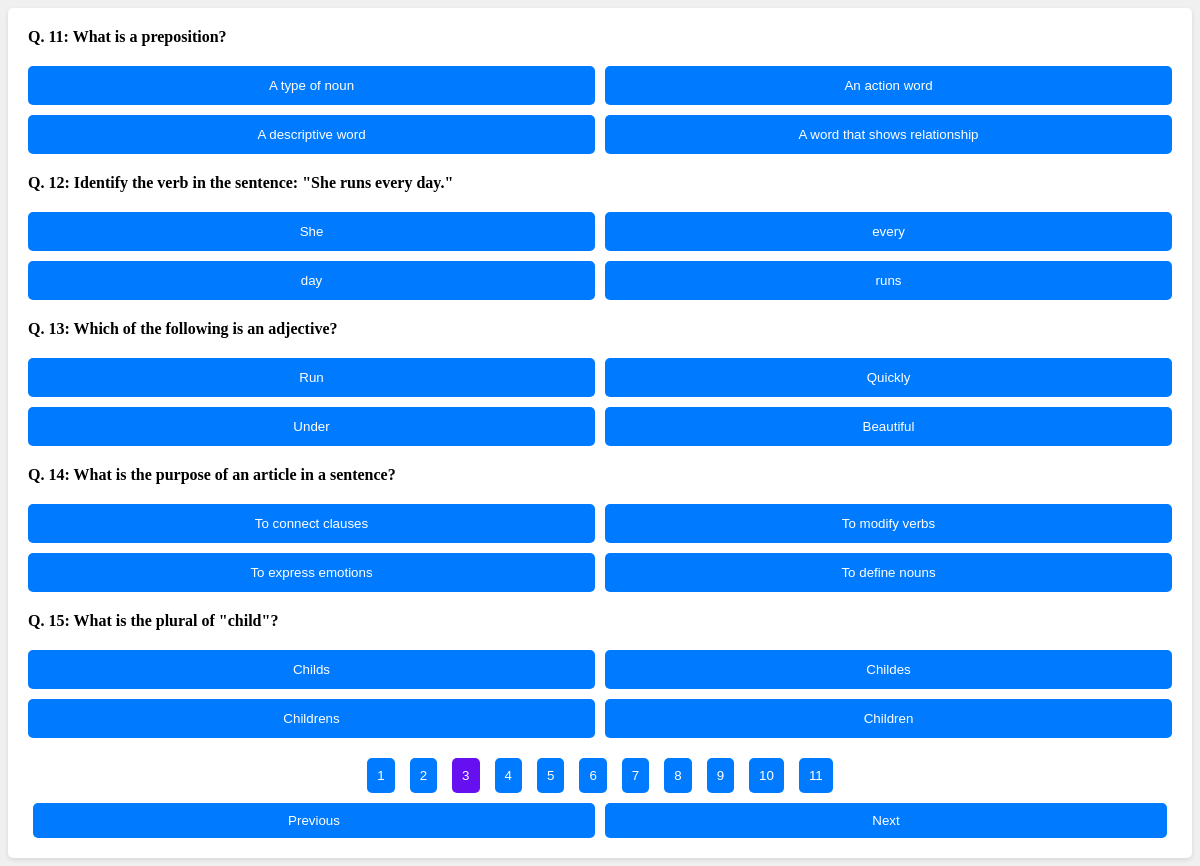
Screenshot of /quiz?page=3 with the database file from the repository.
### tables this page shows
CREATE TABLE questions (
    id INTEGER PRIMARY KEY AUTOINCREMENT,
    subject_id INTEGER NOT NULL,
    topic_id INTEGER NOT NULL,
    subtopic_id INTEGER,
    question TEXT NOT NULL,
    answer TEXT NOT NULL,
    option1 TEXT NOT NULL,
    option2 TEXT NOT NULL,
    option3 TEXT NOT NULL,
    hints TEXT,
    explanation TEXT,
    FOREIGN KEY (subject_id) REFERENCES subjects(id),
    FOREIGN KEY (topic_id) REFERENCES topics(id),
    FOREIGN KEY (subtopic_id) REFERENCES subtopics(id)
);

### app.py (the view)
@app.route("/quiz", methods=["GET"])
def quiz():
    page = int(request.args.get('page', 1))
    limit = 5
    offset = (page - 1) * limit
    conn = get_db_connection()
    questions = conn.execute('SELECT id, question, option1, option2, option3, answer FROM questions LIMIT ? OFFSET ?', (limit, offset)).fetchall()
    total_questions = conn.execute('SELECT COUNT(*) FROM questions').fetchone()[0]
    conn.close()
    return render_template("quiz.html", questions=questions, current_page=page, total_questions=total_questions)

### app.py (called while the page is built)
def get_db_connection():
    conn = sqlite3.connect('test2.db')
    conn.row_factory = sqlite3.Row
    return conn

### templates/quiz.html (shortened to what this page needs)
<!DOCTYPE html>
<html lang="en">
<head>
    <link rel="stylesheet" href="{{ url_for('static', filename='style.css') }}">
</head>
<body>
    <div class="quiz-container">
        <div id="questions">
            {% for question in questions %}
                <div class="question">
                    <strong class="question-text">Q. {{ loop.index + (current_page - 1) * 5 }}: {{ question.question }}</strong>
                    <button onclick="submitAnswer({{ question.id }}, '{{ question.option1 }}', this)">{{ question.option1 }}</button>
                    <button onclick="submitAnswer({{ question.id }}, '{{ question.option2 }}', this)">{{ question.option2 }}</button>
                    <button onclick="submitAnswer({{ question.id }}, '{{ question.option3 }}', this)">{{ question.option3 }}</button>
                    <button onclick="submitAnswer({{ question.id }}, '{{ question.answer }}', this)">{{ question.answer }}</button>
                </div>
            {% endfor %}
        </div>
        <div id="pagination" class="pagination">
            <span id="page-numbers">
                {% for page in range(1, (total_questions // 5) + 2) %}
                    <button onclick="location.href='/quiz?page={{ page }}'" {% if page == current_page %}class="current"{% endif %}>{{ page }}</button>
                {% endfor %}
            </span>
            <div class="nav-buttons">
                <button onclick="location.href='/quiz?page={{ current_page - 1 }}'" {% if current_page <= 1 %}disabled{% endif %}>Previous</button>
                <button onclick="location.href='/quiz?page={{ current_page + 1 }}'" {% if current_page >= (total_questions // 5) + 1 %}disabled{% endif %}>Next</button>
            </div>
        </div>
</body>
</html>

### static/style.css (style rules this page uses)
body { background-color: #f0f0f0; }
.quiz-container { background-color: #ffffff; padding: 20px; border-radius: 5px; box-shadow: 0 2px 5px rgba(0, 0, 0, 0.1); }
.question { display: flex; flex-wrap: wrap; gap: 10px; margin-bottom: 20px; }
.question-text { flex-basis: 100%; margin-bottom: 10px; }
.question button { flex: 1 1 calc(50% - 10px); }
button { width: 100%; background-color: #007BFF; color: white; border: none; border-radius: 5px; padding: 10px; cursor: pointer; transition: background-color 0.1s, transform 0.1s, font-weight 0.1s; font-weight: normal; border: 2px solid transparent; }
.pagination { display: flex; flex-direction: column; align-items: center; margin-top: 20px; }
#page-numbers { display: flex; gap: 5px; }
.nav-buttons { display: flex; justify-content: space-between; width: 100%; margin-top: 10px; }
.nav-buttons button { flex: 1; margin: 0 10px; }
.pagination button { padding: 10px; margin: 0 5px; background-color: #007BFF; color: white; border-radius: 5px; border: none; }
.pagination button.current { background-color: #6610f2; }

### rows the page displays
questions: question "What is a preposition?", option1 "A type of noun", option2 "An action word", option3 "A descriptive word", answer "A word that shows relationship"
questions: question "Identify the verb in the sentence: \"She runs every day.\"", option1 "She", option2 "every", option3 "day", answer "runs"
questions: question "Which of the following is an adjective?", option1 "Run", option2 "Quickly", option3 "Under", answer "Beautiful"
questions: question "What is the purpose of an article in a sentence?", option1 "To connect clauses", option2 "To modify verbs", option3 "To express emotions", answer "To define nouns"
questions: question "What is the plural of \"child\"?", option1 "Childs", option2 "Childes", option3 "Childrens", answer "Children"

### other values shown
{{ page }} "1" "2" "3" "4" "5" "6" "7" "8" "9" "10" "11"
